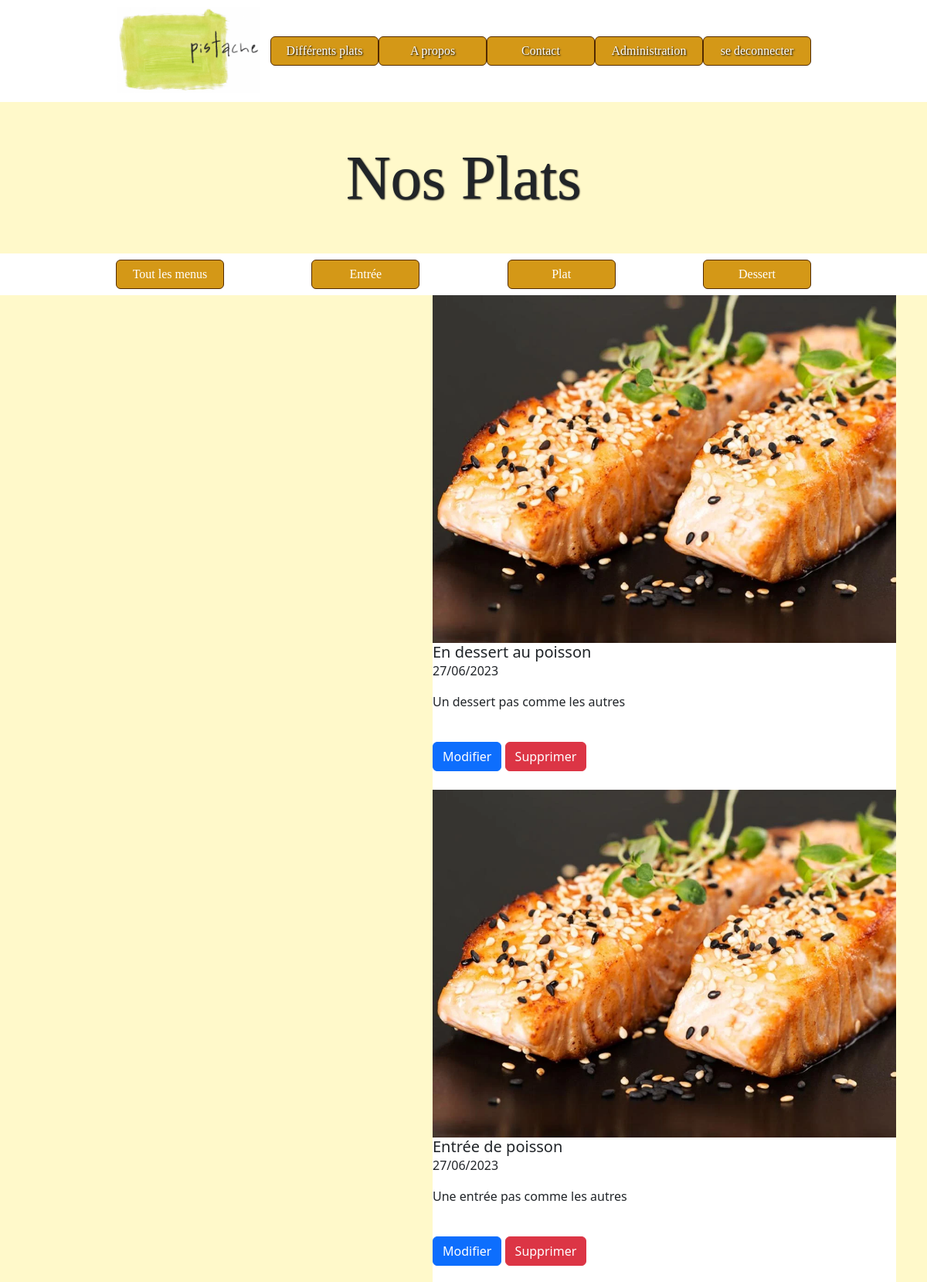
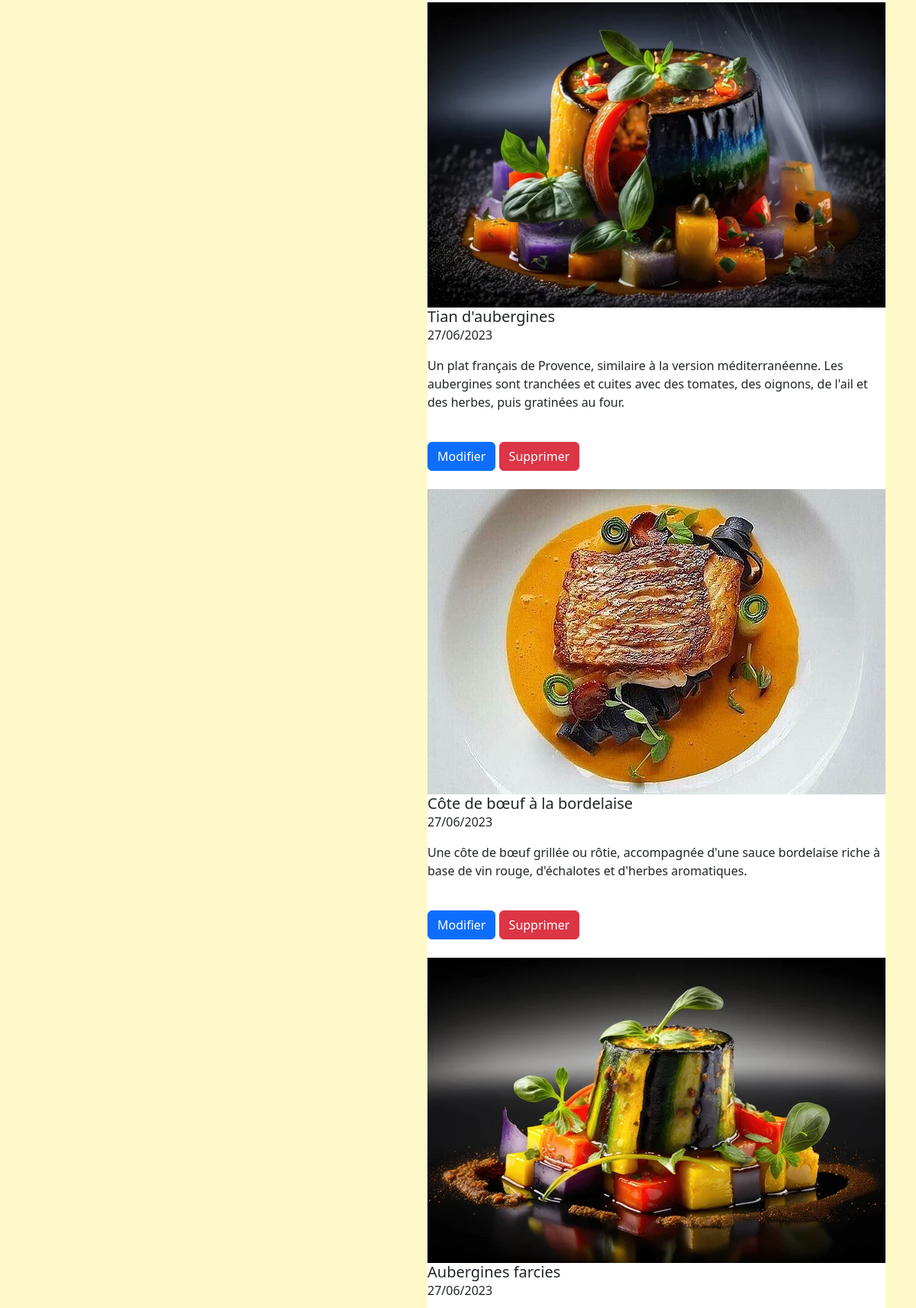
The page /menu.php (signed in, upper part) on the database its author committed (2 pictures, top to bottom).
### tables this page shows
CREATE TABLE IF NOT EXISTS `menu` (
  `id` int NOT NULL AUTO_INCREMENT,
  `titre` varchar(255) DEFAULT NULL,
  `description` varchar(255) DEFAULT NULL,
  `bin` varchar(255) DEFAULT NULL,
  `date_crea` varchar(255) DEFAULT NULL,
  `id_categorie` int DEFAULT NULL,
  `statut` varchar(255) NOT NULL,
  PRIMARY KEY (`id`),
  KEY `id_categorie` (`id_categorie`)
);

### menu.php (the view, shortened to what this page needs)
<!DOCTYPE html>
<html lang="en">
<head>
    <link rel="stylesheet" href="css/bootstrap.min.css"/>
    <link rel="stylesheet" href="css/menu.css"/>
    <link rel="stylesheet" href="css/css.css"/>
</head>
<body>
     <div class="navbar">
        <img class="logo" src="img/logo.PNG" onclick="window.location.href = 'index.php';" alt="logo du site"/>
        <a href="index.php#differentplat" class="btn btn-primary" style="background-color:#D49817;border-color:#522A00;width: 140px">Différents plats</a>
        <a href="index.php#apropos" class="btn btn-primary" style="background-color:#D49817;border-color:#522A00;width: 140px">A propos</a>
        <a href="index.php#contactancre" class="btn btn-primary" style="background-color:#D49817;border-color:#522A00;width: 140px">Contact</a>
        <?php
        if(isset($_SESSION['mdp'])){
        ?>
        <a onclick="window.location.href = 'administration.php';" class="btn btn-primary" style="background-color:#D49817;border-color:#522A00;width: 140px">Administration</a>
            <a onclick="window.location.href = 'deconnexion.php';" class="btn btn-primary" style="background-color:#D49817;border-color:#522A00;width: 140px">se deconnecter</a>
        <?php
        }else{
        ?>
        <a onclick="window.location.href = 'connexion.php';">Connexion</a>
        <?php } ?>
    </div>
<h1 class="titremenu">Nos Plats</h1>
<form action="" method="post" class="form" enctype="multipart/form-data">
<div class="navbar">
<button class="btn btn-primary" name="tout" style="background-color:#D49817;border-color:#522A00;width: 140px">Tout les menus</button>
<button class="btn btn-primary" name="entree2" style="background-color:#D49817;border-color:#522A00;width: 140px">Entrée</button>
<button class="btn btn-primary" name="plat" style="background-color:#D49817;border-color:#522A00;width: 140px">Plat</button>
<button class="btn btn-primary" name="dessert" style="background-color:#D49817;border-color:#522A00;width: 140px">Dessert</button>
</div>
        </form>
<?php
$servername="localhost";
$username="root";
$password="";
$dbname="pistache";
try{
    $conn= new PDO("mysql:host=$servername;dbname=$dbname", $username, $password);
    $conn->setAttribute(PDO::ATTR_ERRMODE, PDO::ERRMODE_EXCEPTION);
}
catch(PDOException $e){
    echo "la connexion a échoué" . $e->getMessage();
}
?>
<?php
if(isset($_POST['entree2'])){
        $req = "SELECT * FROM menu ORDER BY id DESC";
        $RequetStatement = $conn->query($req);
        if($RequetStatement){
            ?>
            <div id="boxes">
                <?php
                while($Tab=$RequetStatement->fetch()){
                    if($Tab['statut']=="publier" && $Tab['id_categorie']=="1"){
                    ?>
                        <div id="column">
                            <img class="card-img-top" src="web/<?php echo $Tab['bin']?>" alt="image du plat" style="width:600px">
                            <div class="card-body">
                            <h5 class="card-title"><?php echo $Tab['titre']?></h5><p><?php echo $Tab['date_crea']?></p>
                            <p class="card-text"><?php echo $Tab['description']?></p>
                            <?php if(isset($_SESSION['mdp'])){
                                ?> <br><a href="update.php?IdUpdate=<?php echo $Tab["id"]?>" class="btn btn-primary">Modifier</a> <a href="delete.php?IdDelete=<?php echo $Tab["id"]?>" class="btn btn-danger">Supprimer</a>
                                <?php
                            } ?>
                            </div>
                            <br>
                    <?php
                    }
                }
                ?>
                </div>
            <?php
        }
}else{
    $req = "SELECT * FROM menu ORDER BY id DESC";
    $RequetStatement = $conn->query($req);
    if($RequetStatement){
        ?>
        <div id="boxes">
            <?php
            while($Tab=$RequetStatement->fetch()){
                if($Tab['statut']=="publier"){
                ?>
                    <div id="column">
                        <img class="card-img-top" src="web/<?php echo $Tab['bin']?>" alt="image du plat" style="width:600px">
                        <div class="card-body">
                        <h5 class="card-title"><?php echo $Tab['titre']?></h5><p><?php echo $Tab['date_crea']?></p>
                        <p class="card-text"><?php echo $Tab['description']?></p>
                        <?php if(isset($_SESSION['mdp'])){
                            ?> <br><a href="update.php?IdUpdate=<?php echo $Tab["id"]?>" class="btn btn-primary">Modifier</a> <a href="delete.php?IdDelete=<?php echo $Tab["id"]?>" class="btn btn-danger">Supprimer</a>
                            <?php
                        } ?>
                        </div>
                        <br>
                <?php
                }
            }
            ?>
            </div>
        <?php
    }
}
?>
</body>
</html>

### css/menu.css (style rules this page uses)
.titremenu { font-size: 500%; font-family: 'Playfair Display', serif; text-shadow: 1px 1px 2px black; margin:50px auto 50px auto; text-align: center; }
#boxes { padding-left:560px; position:absolute; }
#column { background-color:white; width:600px; }

### css/css.css (style rules this page uses)
.navbar { display: flex; background-color: #ffffff; padding-left: 150px; padding-right: 150px; font-family: 'Playfair Display', serif; text-shadow: 1px 1px 2px black; }
.logo { width: 200px; height: auto; }
body { background-color: #FFF9CA; }

### rows shown on the page
menu: bin (picture), titre "En dessert au poisson", date_crea "27/06/2023", description "Un dessert pas comme les autres"
menu: bin (picture), titre "Entrée de poisson", date_crea "27/06/2023", description "Une entrée pas comme les autres"
menu: bin (picture), titre "Tian d'aubergines", date_crea "27/06/2023", description "Un plat français de Provence, similaire à la version méditerranéenne. Les aubergines sont tranchées et cuites avec des tomates, des oignons, de l'ail et des herbes, puis gratinées au four."
menu: bin (picture), titre "Côte de bœuf à la bordelaise", date_crea "27/06/2023", description "Une côte de bœuf grillée ou rôtie, accompagnée d'une sauce bordelaise riche à base de vin rouge, d'échalotes et d'herbes aromatiques."
menu: bin (picture), titre "Aubergines farcies", date_crea "27/06/2023"
